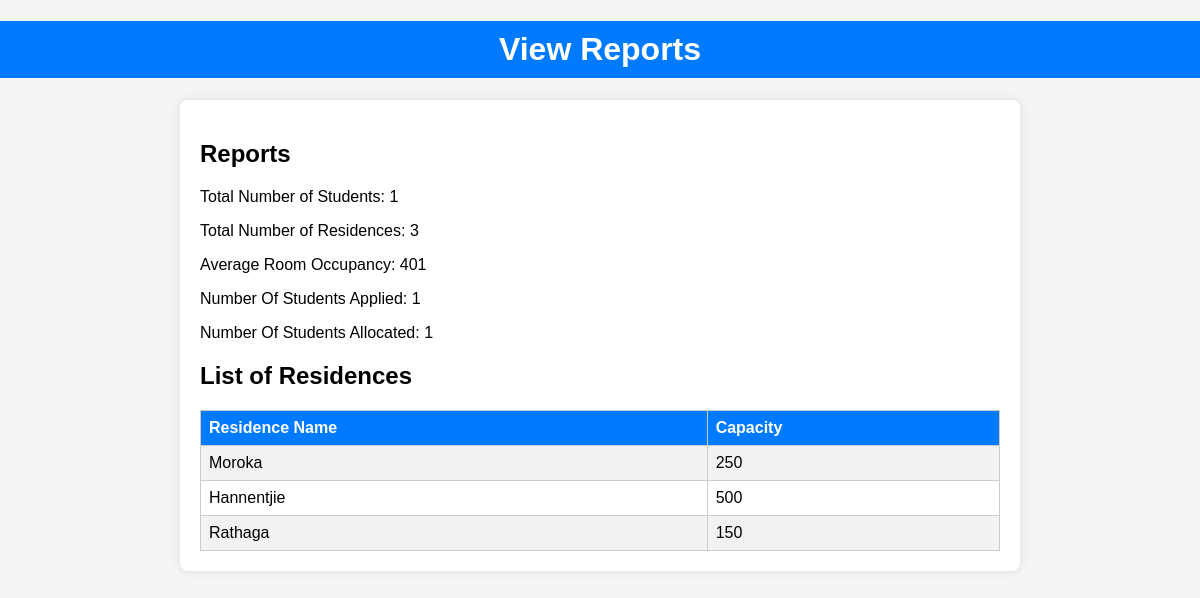
Screenshot of /view_reports.php with the database file from the repository.
### tables this page shows
CREATE TABLE `residences` (
  `ResidenceID` int(11) NOT NULL,
  `ResidenceName` varchar(255) NOT NULL,
  `Capacity` int(11) DEFAULT NULL,
  `Description` text DEFAULT NULL,
  `ManagerID` int(11) NOT NULL
);

### view_reports.php (the view, shortened to what this page needs)
<?php
require_once "../private/autoload.php";
$report1Query = "SELECT COUNT(*) AS total_students FROM students";
$result1 = mysqli_query($connection, $report1Query);
$row1 = mysqli_fetch_assoc($result1);
$report2Query = "SELECT COUNT(*) AS total_residences FROM residences";
$result2 = mysqli_query($connection, $report2Query);
$row2 = mysqli_fetch_assoc($result2);
$report3Query = "SELECT COUNT(RoomID) AS avg_occupancy FROM rooms";
$result3 = mysqli_query($connection, $report3Query);
$row3 = mysqli_fetch_assoc($result3);
$report5Query = "SELECT COUNT(ApplicationID) AS applied FROM applications";
$result5 = mysqli_query($connection, $report5Query);
$row5 = mysqli_fetch_assoc($result5);
$report6Query = "SELECT COUNT(AllocationID) AS allocated FROM allocations";
$result6 = mysqli_query($connection, $report6Query);
$row6 = mysqli_fetch_assoc($result6);
$report4Query = "SELECT ResidenceName, Capacity FROM Residences";
$result4 = mysqli_query($connection, $report4Query);
?>
<!DOCTYPE html>
<html>
<head>
</head>
<body>
    <h1>View Reports</h1>
    <div class="content">
        <h2>Reports</h2>
        <p>Total Number of Students: <?php echo $row1["total_students"]; ?></p>
        <p>Total Number of Residences: <?php echo $row2["total_residences"]; ?></p>
        <p>Average Room Occupancy: <?php echo $row3["avg_occupancy"]; ?></p>
        <p>Number Of Students Applied: <?php echo $row5["applied"]; ?></p>
        <p>Number Of Students Allocated: <?php echo $row6["allocated"]; ?></p>
        <h2>List of Residences</h2>
        <table>
            <tr>
                <th>Residence Name</th>
                <th>Capacity</th>
            </tr>
            <?php
            while ($row = mysqli_fetch_assoc($result4)) {
                echo "<tr>";
                echo "<td>" . $row["ResidenceName"] . "</td>";
                echo "<td>" . $row["Capacity"] . "</td>";
                echo "</tr>";
            }
            ?>
        </table>
    </div>
</body>
</html>

### view_reports.php (style rules this page uses)
body { font-family: Arial, sans-serif; background-color: #f4f4f4; margin: 0; padding: 0; }
h1 { background-color: #007bff; color: #fff; padding: 10px; text-align: center; }
.content { max-width: 800px; margin: 20px auto; padding: 20px; background-color: #fff; border-radius: 8px; box-shadow: 0px 0px 10px rgba(0, 0, 0, 0.1); }
table { width: 100%; border-collapse: collapse; margin-top: 20px; }
th, td { border: 1px solid #ccc; padding: 8px; text-align: left; }
th { background-color: #007bff; color: #fff; font-weight: bold; }
tr:nth-child(even) { background-color: #f2f2f2; }

### rows the page displays
residences: ResidenceName "Moroka", Capacity "250"
residences: ResidenceName "Hannentjie", Capacity "500"
residences: ResidenceName "Rathaga", Capacity "150"

### other values shown
$row1["total_students"] "1"
$row2["total_residences"] "3"
$row3["avg_occupancy"] "401"
$row5["applied"] "1"
$row6["allocated"] "1"
